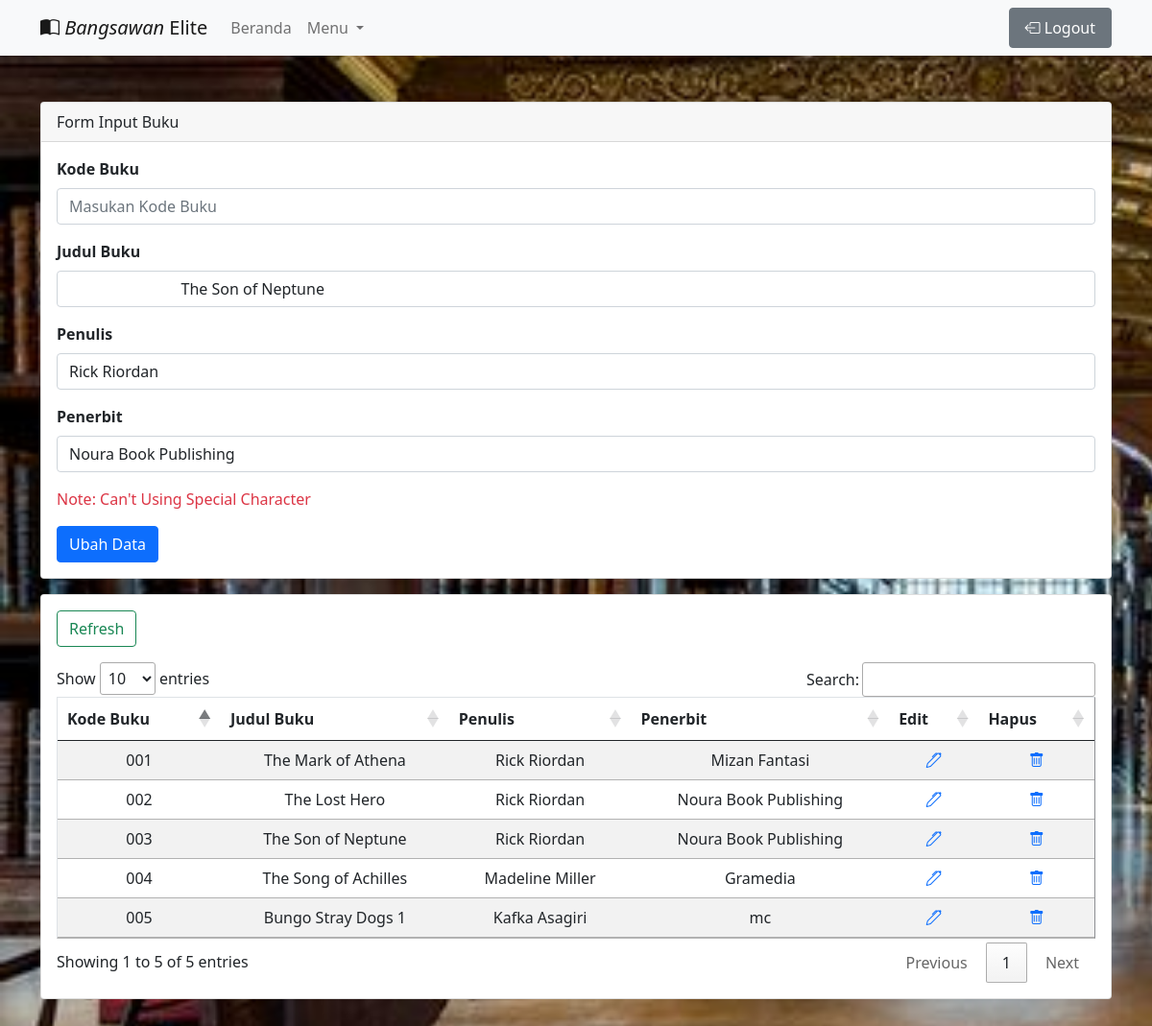
The page /view/inputBuku.php?menu=input_buku&edit&id=6 on the database its author committed.
### tables this page shows
CREATE TABLE `tbl_buku` (
  `id` int(11) NOT NULL,
  `kode_buku` varchar(100) NOT NULL,
  `judul` varchar(225) NOT NULL,
  `pengarang` varchar(225) NOT NULL,
  `penerbit` varchar(225) NOT NULL
);

### library/controller.php (called while the page is built, shortened)
<?php
 class controller{
 function tampil($con, $tabel)
 {
     $sql = "SELECT * FROM $tabel";
     $jalan = mysqli_query($con, $sql);
     while(@$data = mysqli_fetch_assoc($jalan))
         $isi[] = $data;
         return @$isi;
 }
 function edit($con, $tabel, $where)
 {
     $sql = "SELECT * FROM $tabel WHERE $where";
     $jalan = mysqli_query($con, $sql);
     @$tampung = mysqli_fetch_assoc($jalan);
     return $tampung;
 }
 }
?>

### view/inputBuku.php (the view, shortened to what this page needs)
<?php
include '../config/koneksi.php';
include '../library/controller.php';
    $go = new controller();
    $tabel = "tbl_buku";
    @$where = "id= $_GET[id]";
    if (isset($_GET['edit'])) {
        $edit = $go->edit($con, $tabel, $where);
    }
?>
<!doctype html>
<html lang="en">
  <head>
    <link rel="stylesheet" href="https://cdn.datatables.net/1.10.24/css/jquery.dataTables.min.css">
    <link href="https://unpkg.com/aos@2.3.1/dist/aos.css" rel="stylesheet">
    <link href="https://cdn.jsdelivr.net/npm/bootstrap@5.0.0-beta3/dist/css/bootstrap.min.css" rel="stylesheet">
    <link rel="stylesheet" href="https://cdn.jsdelivr.net/npm/bootstrap-icons@1.5.0/font/bootstrap-icons.css">
    <link rel="stylesheet" href="../assets/css/style.css">
  </head>
  <body>
    <nav class="navbar navbar-expand-lg navbar-light bg-light shadow-sm">
      <div class="container" >
      <a class="navbar-brand" href="../dashboard.php"><i class="bi bi-book-half"></i> <i>Bangsawan</i> Elite</a>
        <div class="collapse navbar-collapse" id="navbarSupportedContent">
          <ul class="navbar-nav me-auto mb-2 mb-lg-0">
            <li class="nav-item">
              <a class="nav-link" aria-current="page" href="../dashboard.php">Beranda</a>
            </li>
            <li class="nav-item dropdown">
              <a class="nav-link dropdown-toggle" href="#" id="navbarDropdown" role="button" data-bs-toggle="dropdown" aria-expanded="false" >
                Menu
              </a>
            </li>
        </ul>
        <form class="d-flex">
            <ul class="nav navbar-expand-lg justify-content-end ">
                <li class="nav-item dropdown">
                <li class="nav-right">
                    <a class="nav-link btn btn-secondary" aria-current="page" href="../index.php" style="color:white;"onclick="return confirm('Anda Yakin Ingin Keluar?')"><i class="bi bi-box-arrow-left"></i>  Logout</a>
                </li>
                </li>
            </ul>
          </form>
        </div>
      </div>
    </nav>
  <div class="container my-5" id= "content" >
        <div class="card" data-aos="fade-down">
            <div class="card-header">
                Form Input Buku
            </div>
            <div class="card-body">
                <form method="post">
                    <div class="mb-3">
                        <label for="exampleFormControlInput1" class="form-label fw-bold">Kode Buku</label>
                        <input type="number" name="kode_buku" class="form-control" value="
                        <?php echo @$edit['kode_buku'] ?>" id="exampleFormControlInput1"
                        placeholder="Masukan Kode Buku" required>
                    </div>
                    <div class="mb-3">
                        <label for="exampleFormControlInput1" class="form-label fw-bold">Judul Buku</label>
                        <input type="text" name="judul" class="form-control" value="
                            <?php echo @$edit['judul'] ?>" id="exampleFormControlInput1"
                            placeholder="Masukan Judul Buku" required>
                    </div>
                    <div class="mb-3">
                        <label for="exampleFormControlInput1" class="form-label fw-bold">Penulis</label>
                        <input type="text" name="pengarang" class="form-control" value="<?php echo @$edit['pengarang'] ?>" id="exampleFormControlInput1" placeholder="Masukan Nama Penulis" required>
                    </div>
                    <div class="mb-3">
                        <label for="exampleFormControlInput1" class="form-label fw-bold">Penerbit</label>
                        <input type="text" name="penerbit" class="form-control" value="<?php echo @$edit['penerbit'] ?>" id="exampleFormControlInput1" placeholder="Masukan Nama Penerbit" required>
                    </div>
                    <div class="mb-3">
                        <p class="text-capitalize text-danger opacity-50">Note: can't using special character</p>
                    </div>
                    <?php if(@$_GET['id'] ==""){ ?>
                        <input type="submit" class="btn btn-primary"name="simpan" value="Simpan Data">
                    <?php }else{ ?>
                        <input type="submit" class="btn btn-primary" name="ubah" value="Ubah Data">
                    <?php } ?>
            </form>
            </div>
        </div>
        <div class="card p-3 mt-3" data-aos="fade-up">
            <form class="d-flex justify-content-start">
                <a href="?menu=input_buku" class="btn btn-outline-success" type="submit">Refresh</a>
            </form>
            <div class="table-responsive mt-3 text-center">
                <table align="center" border="1" class="mt-4 table table-striped table-hover bg-white" id="tableAll">
                    <thead>
                        <tr>
                            <th>Kode Buku</th>
                            <th>Judul Buku</th>
                            <th>Penulis</th>
                            <th>Penerbit</th>
                            <th>Edit</th>
                            <th>Hapus</th>
                        </tr>
                    </thead>
                    <tbody>
                        <?php
                            $data = $go->tampil($con, $tabel);
                            if($data==""){
                                echo "<tr><td colspan='4'>No Data</td></tr>";
                            }else{
                            foreach($data as $r){
                        ?>
                        <tr>
                            <td><?php echo $r['kode_buku']?></td>
                            <td><?php echo $r['judul']?></td>
                            <td><?php echo $r['pengarang']?></td>
                            <td><?php echo $r['penerbit']?></td>
                            <td><a href="?menu=input_buku&edit&id=<?php echo $r['id']?>"><i
                                class="bi bi-pen"></i></a></td>
                            <td><a class="text-center" href="?menu=input_buku&hapus&id=
                            <?php echo $r['id']?>" onclick="return confirm('Hapus Data?')">
                            <i class="bi bi-trash text-center"></i></a></td>
                        </tr>
                        <?php } } ?>
                    </tbody>
                </table>
            </div>
        </div>
    </div>
  </body>
</html>

### assets/css/style.css (style rules this page uses)
body { background-image: url("../img/bg5.jpg"); background-repeat: no-repeat; background-size: cover; }

### rows shown on the page
tbl_buku: judul "The Son of Neptune", pengarang "Rick Riordan", penerbit "Noura Book Publishing", kode_buku "003"
tbl_buku: kode_buku "004", judul "The Song of Achilles", pengarang "Madeline Miller", penerbit "Gramedia"
tbl_buku: kode_buku "005", judul "Bungo Stray Dogs 1", pengarang "Kafka Asagiri", penerbit "mc"
tbl_buku: kode_buku "001", judul "The Mark of Athena", pengarang "Rick Riordan", penerbit "Mizan Fantasi"
tbl_buku: kode_buku "002", judul "The Lost Hero", pengarang "Rick Riordan", penerbit "Noura Book Publishing"
